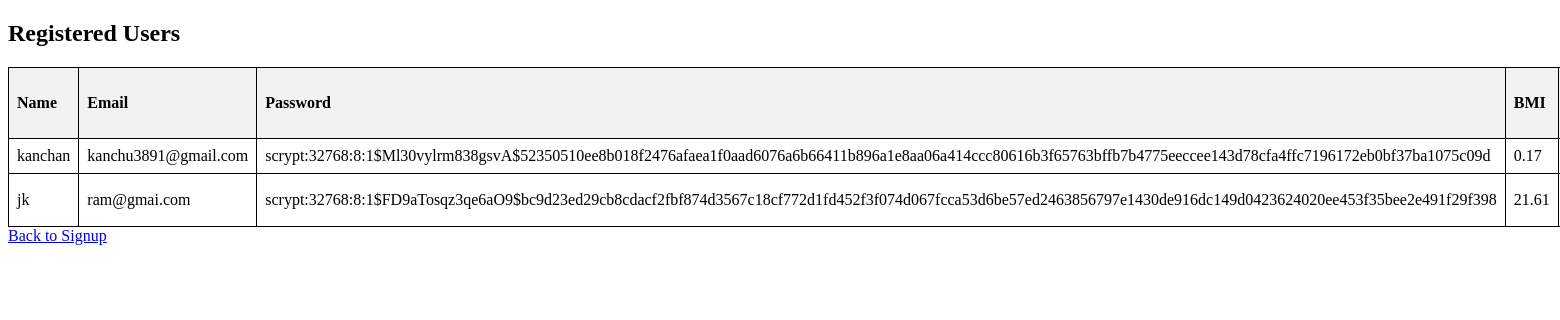
Screenshot of /users with the database file from the repository.
### app.py (models this page shows)
class User(db.Model):
    id = db.Column(db.Integer, primary_key=True)
    name = db.Column(db.String(150), nullable=False)
    email = db.Column(db.String(150), unique=True, nullable=False)
    password = db.Column(db.String(150), nullable=False)
    bmi = db.Column(db.Float)
    preferred_exercise_type = db.Column(db.String(100))
    diet_preference = db.Column(db.String(100))
    workouts = db.relationship('Workout', back_populates='user')
    diet_logs = db.relationship('DietLog', back_populates='user')

### app.py (the view)
@app.route('/users')
def user_table():
    users = User.query.all()
    return render_template('users.html', users=users)

### templates/users.html (shortened to what this page needs)
<!DOCTYPE html>
<html lang="en">
<head>
</head>
<body>
    <h2>Registered Users</h2>
    <table>
        <thead>
            <tr>
                <th>Name</th>
                <th>Email</th>
                <th>Password</th>
                <th>BMI</th>
            </tr>
        </thead>
        <tbody>
            {% for user in users %}
                <tr>
                    <td>{{ user.name }}</td>
                    <td>{{ user.email }}</td>
                    <td>{{ user.password }}</td>
                    <td>{{ user.bmi }}</td>
                </tr>
            {% endfor %}
        </tbody>
    </table>
    <a href="{{ url_for('home') }}">Back to Signup</a>
</body>
</html>

### templates/users.html (style rules this page uses)
table { width: 100%; border-collapse: collapse; }
table, th, td { border: 1px solid black; }
th, td { padding: 8px; text-align: left; }
th { background-color: #f2f2f2; }

### rows the page displays
User: name "kanchan", email "kanchu3891@gmail.com", password "scrypt:32768:8:1$Ml30vylrm838gsvA$52350510ee8b018f2476afaea1f0aad6076a6b66411b896a1e8aa06a414ccc80616b3f65763bffb7b4775eeccee143d78cfa4ffc7196172eb0bf37ba1075c09d", bmi "0.17"
User: name "jk", email "ram@gmai.com", password "scrypt:32768:8:1$FD9aTosqz3qe6aO9$bc9d23ed29cb8cdacf2fbf874d3567c18cf772d1fd452f3f074d067fcca53d6be57ed2463856797e1430de916dc149d0423624020ee453f35bee2e491f29f398", bmi "21.61"
